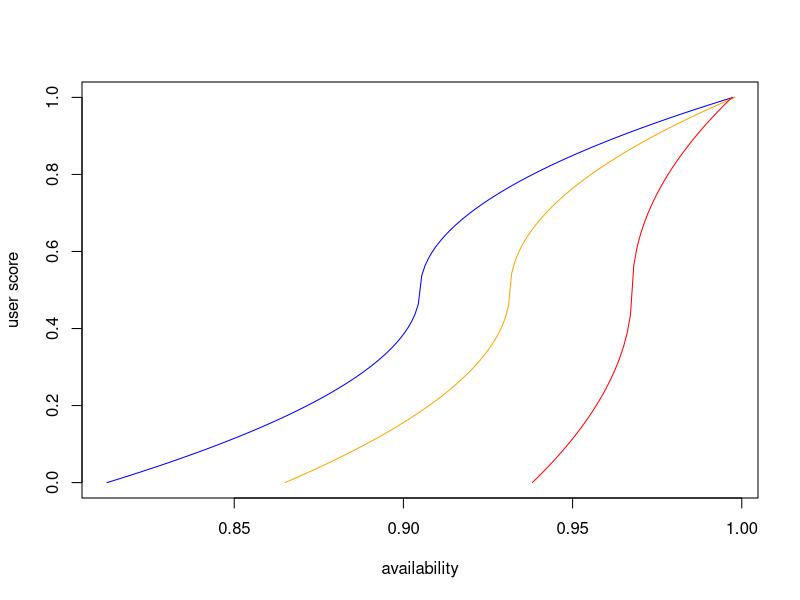

Reproduce this figure in R. (Note: this script raises an error after producing the figure.)

locations <- c("IE.Dublin", "SG.Singapore",
               "TW.Changhua.County", "IN.Indianapolis")

# price/hour (USD) for a c3.large instance, see http://aws.amazon.com/ec2/pricing/
vm_baseprice <- 0.105

# parameter of group 4
max_en_savings <- 0.7

prices <- read.csv("prices.csv", header=TRUE)
# the slicing is a kludge to remove additional temperature entries
temperatures <- read.csv("temperatures.csv", header=TRUE)[1:(dim(prices)[1]), ]

sd_dc <- vector(length=length(locations))
names(sd_dc) <- locations

cop_t <- function(temperature) {
	return(1.2 + 0.128*((temperature+9)^0.5))
}

# cloud management aspects
costs <- function(en_saving) {
	vm_cost <- (1 - en_saving) * vm_baseprice
	return(vm_cost)
}

availability <- function(en_saving) {
	overhead_ratio <- min(sd_dc)/max(sd_dc)
	availability <- 1 - en_saving * overhead_ratio
	return(availability)
}

for(location in locations) {
    el_price = prices[, location]
    temp = temperatures[, location]
    cop <- ifelse(temp<-9, cop_t(-9), cop_t(temp))
    adjusted_cost <- cop*el_price
    sd_dc[location] <- sd(adjusted_cost, na.rm=TRUE)
}

# calculate different availability values 
range_en_savings<-seq(0, 0.7, by=0.001)
range_costs<-vector(length=length(range_en_savings))
range_availability<-vector(length=length(range_en_savings))

j = 1
for (i in range_en_savings) {
	range_costs[j] <- costs(i)
	range_availability[j] <- availability(i)

	cat(i, " ", range_costs[j], " ~", range_availability[j], "\n")
	j<-j+1
}

#library(rgl)
#plot3d(range_en_savings, range_costs, range_availability, col="red", size=3)
#Sys.sleep(10)


sla_availabilities = list(0.931, 0.966, 0.981, 0.987, 0.992, 0.998)
for (sla in sla_availabilities) {
    i <- match(FALSE, range_availability>sla)-1
    cat("sla: ", sla, " (actual: ", range_availability[i], "), cost: ", range_costs[i], ", savings: ", range_en_savings[i], "\n")
}



#######
# 
# Aufgabe 3
#
#######

# prospect based satisfaction function 

##
# norm function 
##
normalize_availabilities <- function(availabilities){
  return ((availabilities - min(availabilities) ) / (max(availabilities) - min(availabilities)) )
}

##
# prospect based satisfaction function
##
pbsf <- function(n, w=0.5) {
  #assert 0 <= n <= 1
  stopifnot(n >= 0)
  stopifnot(n <= 1)
  
  if (n <= 0.5){
    return(-0.5*(-2*n + 1) ^ (1-w) + 0.5)
  } 
  
  return(0.5*(2 * n - 1) ^ (1-w) + 0.5)
}

##
# payment willingness
##
wtp <- function(avail, price) {
	return(avail * price + rnorm(length(avail), sd=0.001))
}

##
# test for skype
#
# min av. 86.5 (calculated in the last exercise)
# w=0.5 (professional users)
# n=normalized availabilities
##
min_avail_skype <- 0.865
max_amazon_aval <- 0.998

aval_skype <- seq(min_avail_skype, max_amazon_aval, 0.001)
user_scores <- lapply(normalize_availabilities(aval_skype), pbsf);

wtp_skype <- wtp(aval_skype, vm_baseprice)
cat("Skype WTP:", wtp_skype)

##
#  microsoft
#
# min av. 81.24 (calculated in the last exercise)
# w=0.5 (professional users)
# n=normalized availabilities
##
min_avail_ms <- 0.8124
max_amazon_aval <- 0.998

aval_ms <- seq(min_avail_ms, max_amazon_aval, 0.001)
user_scores_ms <- lapply(normalize_availabilities(aval_ms), pbsf);

wtp_ms <- wtp(aval_ms, vm_baseprice)
cat("Microsoft WTP:", wtp_ms)

##
#  websites
#
# min av. 93.81 (calculated in the last exercise)
# w=0.5 (professional users)
# n=normalized availabilities
##
min_avail_web <- 0.9381
max_amazon_aval <- 0.998

aval_web <- seq(min_avail_web, max_amazon_aval, 0.001)
user_scores_web <- lapply(normalize_availabilities(aval_web), pbsf);

wtp_web <- wtp(aval_web, vm_baseprice)
cat("Websites WTP:", wtp_web)


plot(aval_ms, user_scores_ms, col="blue", type="l", xlab="availability", ylab="user score")
lines(aval_skype, user_scores, col="orange")
lines(aval_web, user_scores_web, col="red")

legend(x=locator(n=1), legend=c("ms", "skype", "web"), fill=c("blue", "orange", "red"))
locator(n=1)

plot(aval_web, wtp_web)

locator(n=1)

utility_model <- function(wtp, avt) {
  return(wtp*(pbsf(avt)/0.5) - vm_baseprice)
}

#util_web <- lapply(utility_model(aval_web, wtp_web, avail_web))

vals <- c(utility_model(wtp_web, aval_web), utility_model(wtp_skype, aval_skype), utility_model(wtp_ms, aval_ms))

hist(utility_model(wtp_web, aval_web), xlab="price", )
locator(n=1)
hist(utility_model(wtp_skype, aval_skype), xlab="price")
locator(n=1)
hist(utility_model(wtp_ms, aval_ms), xlab="price")
